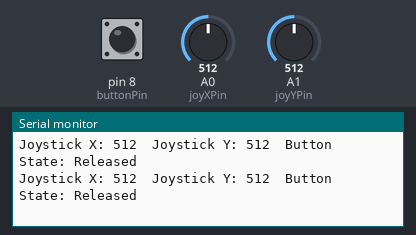
Simulated run of this sketch. Board: Arduino Uno, built with avr-gcc and run on an emulated ATmega328P. Parts: the last lines printed to the serial monitor. Inputs (shaded band) come from the test bench; at power-on: A1 (joyYPin) = 512, A0 (joyXPin) = 512, pin 8 (buttonPin) HIGH.

Above: at 4.2 s.
4.3 s: A1 (joyYPin) set to 104
At 4.35 s:
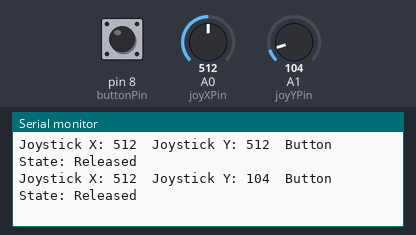
7.3 s: A1 (joyYPin) set to 92
At 7.38 s:
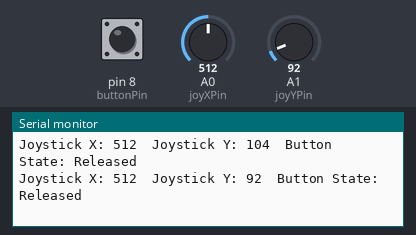
13.4 s: A0 (joyXPin) set to 624
At 13.43 s:
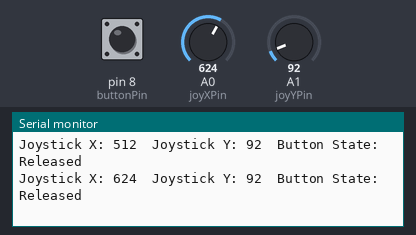
16.4 s: A0 (joyXPin) set to 600
At 16.46 s:
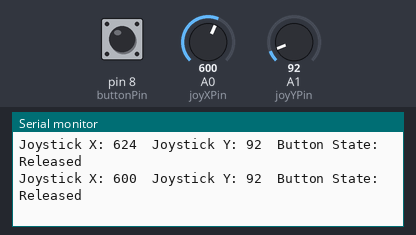
Timing chart, 0 to 19.4 s (numbered marks = the images above; inputs shaded):
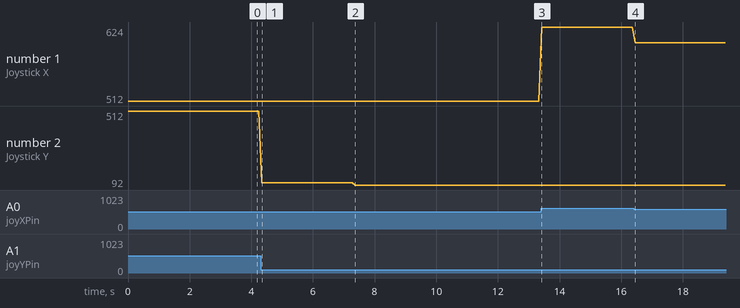

Measured:
- after the input at 4.3 s, the serial monitor: prints a new line at once (image 1)
- after the input at 7.3 s, the serial monitor: prints a new line after 0.07 s (image 2)
- after the input at 13.4 s, the serial monitor: prints a new line at once (image 3)
- after the input at 16.4 s, the serial monitor: prints a new line after 0.05 s (image 4)
- plotted number 1: 512 → 624 after the input at 13.4 s, 624 → 600 after the input at 16.4 s
- plotted number 2: 512 → 104 after the input at 4.3 s, 104 → 92 after the input at 7.3 s

The sketch:

hc05_master_auto.ino
```cpp
#include <SoftwareSerial.h>

// Configura el puerto serie para el módulo Bluetooth Master
SoftwareSerial btMaster(2, 3); // RX, TX

// Define los pines del joystick
const int joyXPin = A0; // Pin del eje X del joystick
const int joyYPin = A1; // Pin del eje Y del joystick
const int buttonPin = 8; // Pin del botón del joystick (si es aplicable)

// Define los límites de la zona muerta
const int deadZone = 100; // Puedes ajustar este valor según tus necesidades

// Variables para mantener el estado anterior de los comandos
char lastCommand = 'S';

void setup() {
  Serial.begin(9600); // Para el Monitor Serial
  btMaster.begin(9600); // Configura el puerto serie del Bluetooth
  pinMode(buttonPin, INPUT_PULLUP); // Configura el pin del botón como entrada con resistencia de pull-up
}

void loop() {
  int joyX = analogRead(joyXPin); // Lee el valor del eje X del joystick
  int joyY = analogRead(joyYPin); // Lee el valor del eje Y del joystick
  bool buttonState = digitalRead(buttonPin) == LOW; // Lee el estado del botón (presionado si LOW)

  // Imprime los valores del joystick en el Monitor Serial
  Serial.print("Joystick X: ");
  Serial.print(joyX);
  Serial.print("\tJoystick Y: ");
  Serial.print(joyY);
  Serial.print("\tButton State: ");
  Serial.println(buttonState ? "Pressed" : "Released");

  // Determina el comando a enviar basado en el joystick y el botón
  char newCommand = 'S'; // Por defecto es detener

  if (joyX < (512 - deadZone)) { // Mueve el joystick hacia la izquierda
    newCommand = 'L'; // Enviar comando para girar a la izquierda
  } else if (joyX > (512 + deadZone)) { // Mueve el joystick hacia la derecha
    newCommand = 'R'; // Enviar comando para girar a la derecha
  } else if (joyY < (512 - deadZone)) { // Mueve el joystick hacia adelante
    newCommand = 'B'; // Enviar comando para avanzar
  } else if (joyY > (512 + deadZone)) { // Mueve el joystick hacia atrás
    newCommand = 'F'; // Enviar comando para retroceder
  } else if (buttonState) { // Si el botón está presionado
    newCommand = 'S'; // Enviar comando para detener
  }

  // Solo envía el nuevo comando si ha cambiado
  if (newCommand != lastCommand) {
    btMaster.write(newCommand); // Enviar el nuevo comando al Bluetooth
    Serial.print("Sending: ");
    Serial.println(newCommand);
    lastCommand = newCommand; // Actualiza el comando anterior
  }

  delay(100); // Pequeña pausa para evitar el envío excesivo de comandos
}
```
